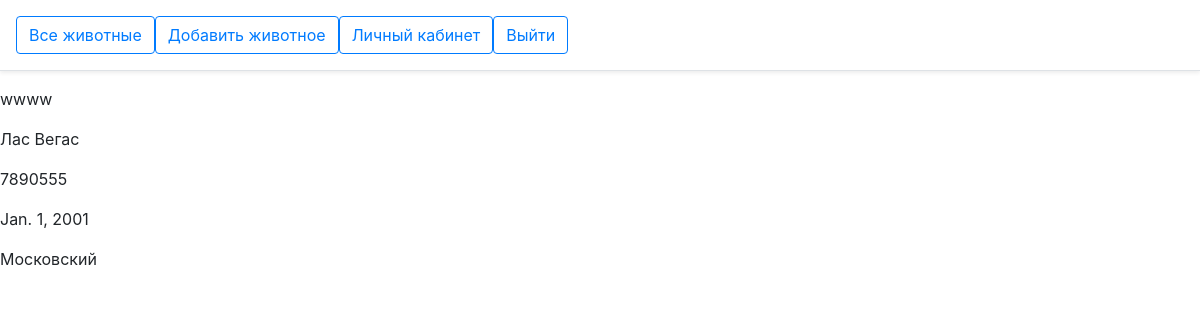
The app's page /users/2 (signed in) with its own data.
### app_users/models.py (models this page shows, shortened)
class Profile(AbstractUser):
    username = models.CharField(max_length=150, blank=True, unique=True)
    password = models.CharField(max_length=128, blank=True)
    city = models.CharField(max_length=50, blank=True, null=True)
    phone = models.CharField(max_length=13, blank=True, null=True)
    birthday = models.DateField(blank=True, null=True)
    shelter = models.ForeignKey(Shelter, blank=True, null=True, on_delete=models.CASCADE, related_name='user_in_shelter')
    class Meta:
        verbose_name = 'Профиль'
        verbose_name_plural = 'Профили'
    USERNAME_FIELD = 'username'
    REQUIRED_FIELDS = []

### app_animals/models.py (models this page shows, shortened)
class Shelter(models.Model):
    name = models.CharField(max_length=100)
    class Meta:
        verbose_name = 'Приют'
        verbose_name_plural = 'Приюты'

### app_users/views.py (the view)
# urls.py: path('<int:id>', UserDetail.as_view(), name='user_detail'),
class UserDetail(generic.DetailView):
    model = Profile
    template_name = 'app_users/detail.html'
    pk_url_kwarg = 'id'

### app_users/templates/app_users/detail.html (shortened to what this page needs)
{% extends "app_animals/base.html" %}
{% block body %}
    <p>{{ object.username }}</p>
    <p>{{ object.city }}</p>
    <p>{{ object.phone }}</p>
    <p>{{ object.birthday }}</p>
    <p>{{ object.shelter.name }}</p>
{% endblock %}

### records on screen
Profile: username "wwww", city "Лас Вегас", phone "7890555", birthday "Jan. 1, 2001", shelter.name "Московский"
